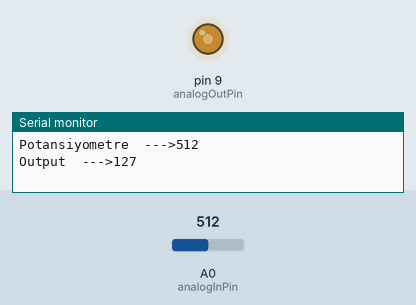
A sketch run on a simulated Arduino Uno, built with avr-gcc and run on an emulated ATmega328P. Parts: output pins drawn as LEDs (lit = HIGH), the last lines printed to the serial monitor. Inputs (shaded band) come from the test bench; at power-on: A0 (analogInPin) = 512.

Above: at 1.2 s.
1.3 s: A0 (analogInPin) set to 716
At 1.7 s:
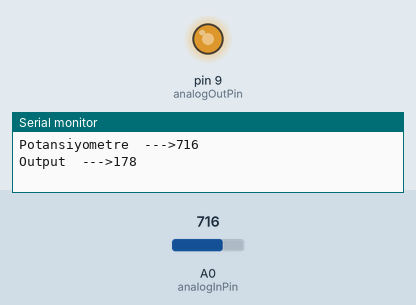
2.8 s: A0 (analogInPin) set to 900
At 3.3 s:
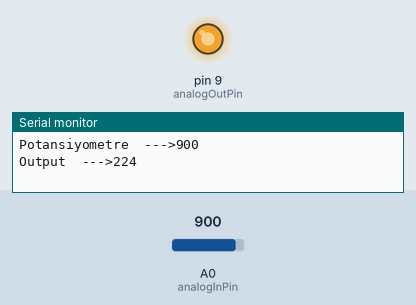
4.3 s: A0 (analogInPin) set to 122
At 4.9 s:
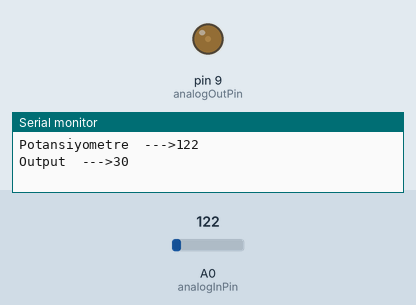
5.8 s: A0 (analogInPin) set to 108
At 6.4 s:
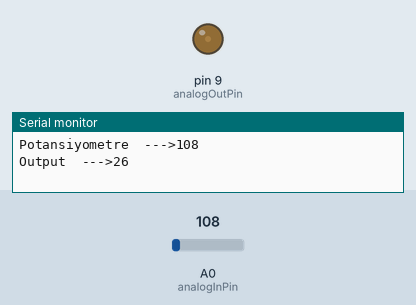
8.8 s: A0 (analogInPin) set to 92
At 9.5 s:
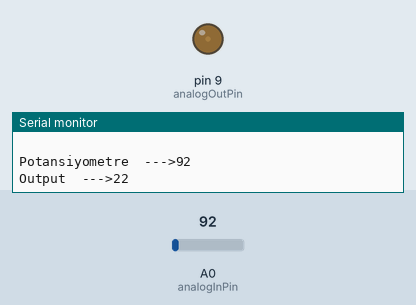
11.8 s: A0 (analogInPin) set to 511
At 12.6 s:
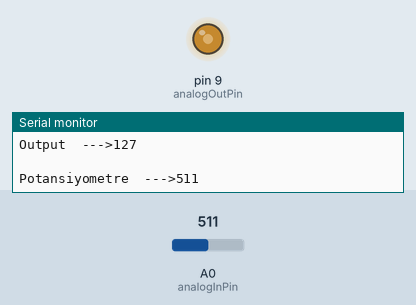
Timing chart, 0 to 14.3 s (numbered marks = the images above; inputs shaded):
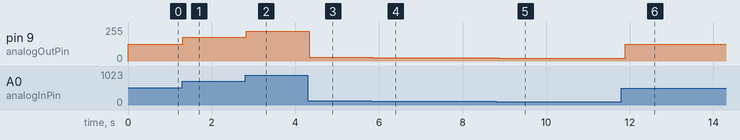

The sketch:

LAB05-02.ino
```cpp
const int analogInPin = A0;
const int analogOutPin = 9;
int sensorValue =0;
int outputValue =0;

void setup() {
  // put your setup code here, to run once:
  Serial.begin(9600);
}

void loop() {
  // put your main code here, to run repeatedly:

sensorValue=analogRead(analogInPin);
outputValue=map(sensorValue,0,1023,0,255);

analogWrite(analogOutPin,outputValue);

Serial.print("Potansiyometre  --->");
Serial.println(sensorValue);


Serial.print("Output  --->");
Serial.println(outputValue);
Serial.println(" ");
delay(100);


}
```

Measured:
- after the input at 1.3 s, pin 9 (analogOutPin): 127/255 → 178/255 at once
- after the input at 2.8 s, pin 9 (analogOutPin): 178/255 → 224/255 at once
- after the input at 4.3 s, pin 9 (analogOutPin): 224/255 → 30/255 at once
- after the input at 5.8 s, pin 9 (analogOutPin): 30/255 → 26/255 after 0.05 s
- after the input at 8.8 s, pin 9 (analogOutPin): 26/255 → 22/255 after 0.07 s
- after the input at 11.8 s, pin 9 (analogOutPin): 22/255 → 127/255 after 0.09 s
